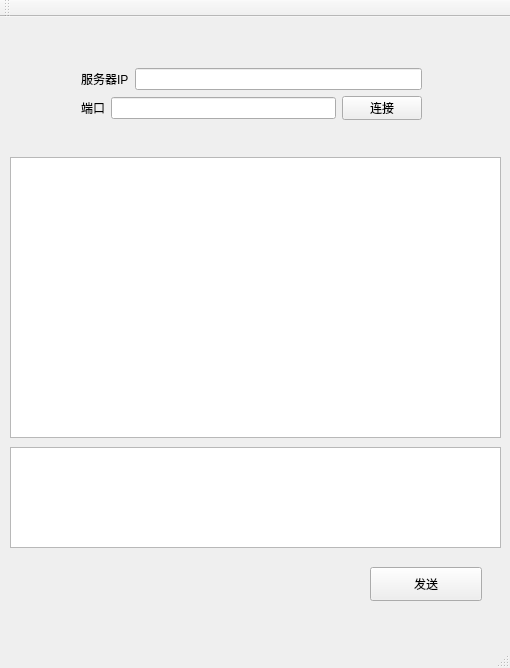
<?xml version="1.0" encoding="UTF-8"?>
<ui version="4.0">
 <class>ClientClass</class>
 <widget class="QMainWindow" name="ClientClass">
  <property name="geometry">
   <rect>
    <x>0</x>
    <y>0</y>
    <width>510</width>
    <height>668</height>
   </rect>
  </property>
  <property name="windowTitle">
   <string>Client</string>
  </property>
  <widget class="QWidget" name="centralWidget">
   <widget class="QTextEdit" name="textEdit">
    <property name="geometry">
     <rect>
      <x>10</x>
      <y>140</y>
      <width>491</width>
      <height>281</height>
     </rect>
    </property>
   </widget>
   <widget class="QPushButton" name="pushButton_2">
    <property name="geometry">
     <rect>
      <x>370</x>
      <y>550</y>
      <width>112</width>
      <height>34</height>
     </rect>
    </property>
    <property name="text">
     <string>发送</string>
    </property>
   </widget>
   <widget class="QPlainTextEdit" name="plainTextEdit">
    <property name="geometry">
     <rect>
      <x>10</x>
      <y>430</y>
      <width>491</width>
      <height>101</height>
     </rect>
    </property>
   </widget>
   <widget class="QWidget" name="">
    <property name="geometry">
     <rect>
      <x>70</x>
      <y>40</y>
      <width>363</width>
      <height>74</height>
     </rect>
    </property>
    <layout class="QVBoxLayout" name="verticalLayout">
     <item>
      <layout class="QHBoxLayout" name="horizontalLayout_2">
       <item>
        <widget class="QLabel" name="label">
         <property name="text">
          <string>服务器IP</string>
         </property>
        </widget>
       </item>
       <item>
        <widget class="QLineEdit" name="lineEdit"/>
       </item>
      </layout>
     </item>
     <item>
      <layout class="QHBoxLayout" name="horizontalLayout">
       <item>
        <widget class="QLabel" name="label_2">
         <property name="text">
          <string>端口</string>
         </property>
        </widget>
       </item>
       <item>
        <widget class="QLineEdit" name="lineEdit_2"/>
       </item>
       <item>
        <widget class="QPushButton" name="pushButton">
         <property name="text">
          <string>连接</string>
         </property>
        </widget>
       </item>
      </layout>
     </item>
    </layout>
   </widget>
  </widget>
  <widget class="QMenuBar" name="menuBar">
   <property name="geometry">
    <rect>
     <x>0</x>
     <y>0</y>
     <width>510</width>
     <height>30</height>
    </rect>
   </property>
  </widget>
  <widget class="QToolBar" name="mainToolBar">
   <attribute name="toolBarArea">
    <enum>TopToolBarArea</enum>
   </attribute>
   <attribute name="toolBarBreak">
    <bool>false</bool>
   </attribute>
  </widget>
  <widget class="QStatusBar" name="statusBar"/>
 </widget>
 <layoutdefault spacing="6" margin="11"/>
 <resources>
  <include location="Client.qrc"/>
 </resources>
 <connections/>
</ui>
